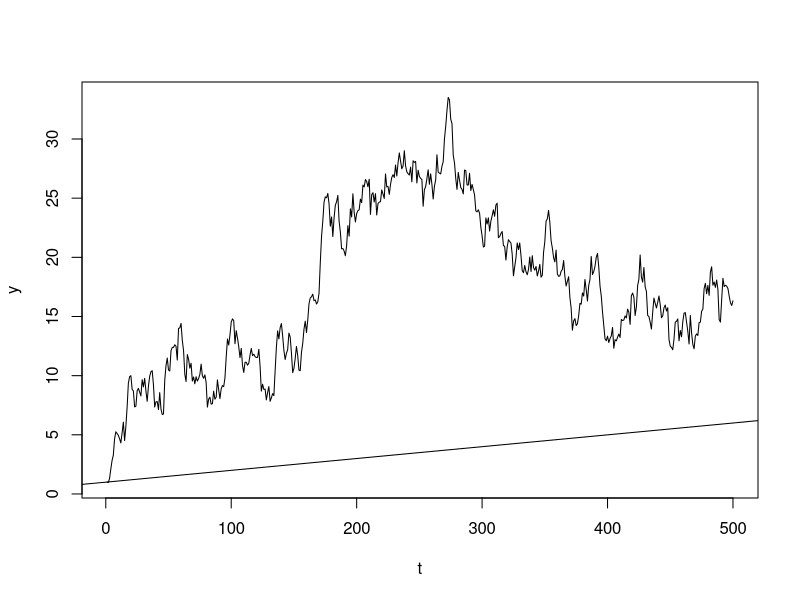

Generate this figure with R:
###################
#generate process
# y_t=m+b*t+ksi_t
# where
# ksi_t=phi*ksi_(t-1)+eps
#####################


#hyper parameters
N=500
ksi=0
phi=0.999
m=1
beta=0.01
#
for(i in 2:N)
{
    ksi[i]=phi*ksi[i-1]+rnorm(1)
}
t=1:N

y=m+beta*t+ksi
plot(t,y, type="l")
abline(m,beta)
